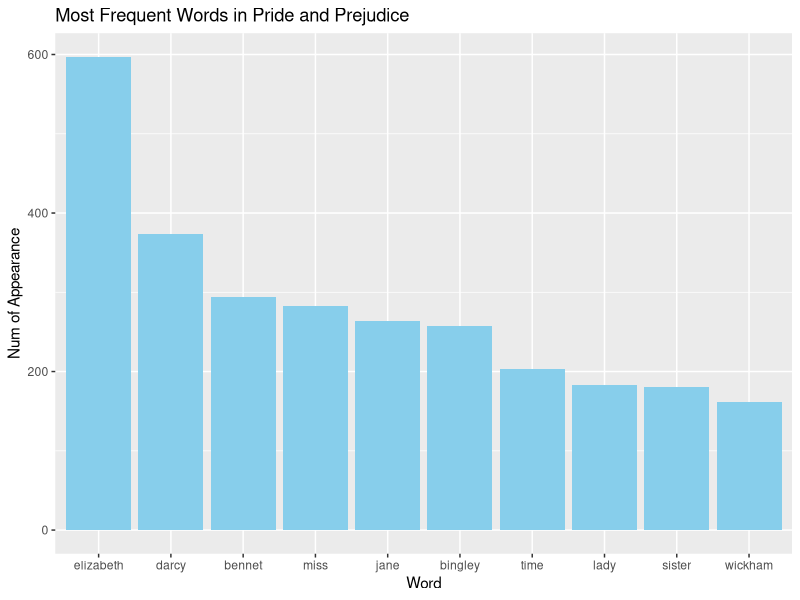

The R source for this figure:
## ---- chunk 1
library(janeaustenr)
library(dplyr)
library(tidytext)
library(ggplot2)
library(testthat)
## ---- chunk 2
# Read the text of "Pride and Prejudice" and break text into words
pride_prejudice_text <- tibble(text = prideprejudice)
words <- pride_prejudice_text %>%
  unnest_tokens(word, text)

# Remove stop words
clean_words <- words %>%
  anti_join(stop_words, by = "word")

# Count frequency of each word
word_with_count <- clean_words %>%
  count(word, sort = TRUE)

# Plot the most frequent words
ggplot(word_with_count[1:10, ], aes(x = reorder(word, -n), y = n)) +
  geom_bar(stat = "identity", fill = "skyblue") +
  labs(title = "Most Frequent Words in Pride and Prejudice",
       x = "Word",
       y = "Num of Appearance")
## ---- chunk 3
#' Funtion of Converting to My Pig Latin
#'
#' This function aims to convert words according to a new version of Pig Latin.
#' The conversion rules are as follows:
#' 1. For words that end with consonant sounds, all letters after the last vowel 
#'      are placed at the beginning of the word sequence.
#' 2. For words ending with vowel sounds, remove the last vowel(s)
#' 3. After modification, "YAY" will be added to the end of the word
#'
#' @param word A word to be converted.
#' @return A return string referring to the word converted to my Pig Latin.
#' @examples
#' convert_to_my_pig_latin("hello") # "hellYAY"
#' convert_to_my_pig_latin("apple") # "applYAY"
#' convert_to_my_pig_latin("rhythm") # "rhythmYAY"
#' @export
convert_to_my_pig_latin <- function(word) {
  if (!is.character(word) || length(word) != 1 || grepl("[^a-zA-Z]", word)) {
    stop("Invalid Input.")
  }
  vowels <- c('a', 'e', 'i', 'o', 'u', 'A', 'E', 'I', 'O', 'U')
  letters <- strsplit(word, "")[[1]]
  last_letter <- tail(letters, 1)
  
  if (last_letter %in% vowels) {
    for (i in length(letters):1) {
      if (letters[i] %in% vowels) {
        letters <- letters[-i]
      } else {
        break
      }
    }
  } else {
    last_vowel_index <- max(which(letters %in% vowels))
    if (!is.na(last_vowel_index)) {
      letters_to_move <- letters[(last_vowel_index + 1):length(letters)]
      letters <- c(letters_to_move, letters[1:last_vowel_index])
    }
  }
  res <- paste0(paste0(letters, collapse = ""), "YAY")
  return(res)
}
## ---- chunk 4
test_that("function works fine", {
  expect_equal(convert_to_my_pig_latin("okay"), "yokaYAY")
  expect_equal(convert_to_my_pig_latin("she"), "shYAY")
  expect_equal(convert_to_my_pig_latin("see"), "sYAY")
})
## ---- chunk 5
test_that("function is able to handle invalid input", {
  expect_error(convert_to_my_pig_latin(1), "Invalid Input.")
  expect_error(convert_to_my_pig_latin("a b"), "Invalid Input.")
  expect_error(convert_to_my_pig_latin(c("a1")), "Invalid Input.")
})
